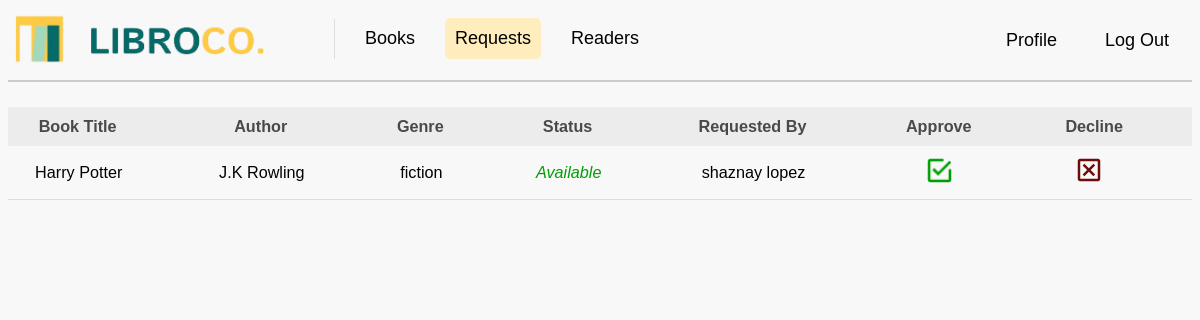
Screenshot of /requests (signed in) with the database file from the repository.
### tables this page shows
CREATE TABLE requests (
request_id INTEGER PRIMARY KEY AUTOINCREMENT,
user_id INTEGER,
book_id INTEGER,
request_date TIMESTAMP DEFAULT CURRENT_TIMESTAMP, due_date DATE DEFAULT NULL, status VARCHAR(20) DEFAULT 'Pending',
FOREIGN KEY (user_id) REFERENCES users(user_id),
FOREIGN KEY (book_id) REFERENCES books(book_id));

CREATE TABLE "books" (
	"book_id"	INTEGER,
	"book_title"	VARCHAR(50) UNIQUE,
	"author"	VARCHAR(50),
	"publication_year"	INTEGER(5),
	"genre"	VARCHAR(20),
	"description"	VARCHAR(300),
	"image"	VARCHAR(100),
	PRIMARY KEY("book_id")
);

CREATE TABLE "users" (
	"user_id"	INTEGER PRIMARY KEY AUTOINCREMENT,
	"user_name"	TEXT,
	"user_email"	TEXT,
	"user_password"	TEXT UNIQUE,
	"user_contact"	TEXT,
	"user_code"	TEXT
);

### app.py (the view)
@app.route("/requests")
def requests():
    if 'user_id' not in session or session.get('user_id') != 1:
        flash("You must be logged in as a librarian to view requests.")
        return redirect(url_for("login"))
    sql_get_requests = """
    SELECT b.book_title, b.author, b.genre, s.availability, u.user_name, r.request_id
    FROM requests r
    JOIN books b ON r.book_id = b.book_id
    JOIN users u ON r.user_id = u.user_id
    JOIN status s ON b.book_id = s.book_id
    WHERE r.status = 'Pending'  -- Only show pending requests
    """
    requests = getprocess(sql_get_requests)
    return render_template("requests.html", requests=requests)

### app.py (called while the page is built)
@app.before_request
def before_request():
    print("Session data:", session)

### dbhelper.py (called while the page is built)
def getprocess(sql: str, params: tuple = ()) -> list:
    try:
        db = connect(database, timeout=30, check_same_thread=False)  # Adding timeout and thread safety
        db.row_factory = Row  # Ensure that rows are returned as dictionaries
        cursor = db.cursor()
        cursor.execute(sql, params)
        data = cursor.fetchall()  # Fetch the data
        return data
    except Error as e:
        print(f"SQLite error: {e}")
        return []
    finally:
        db.close()  # Ensure the connection is closed

### templates/requests.html (shortened to what this page needs)
<!DOCTYPE html>
<html>
<head>
    <link rel="stylesheet" href="{{ url_for('static', filename='css/mainstyle.css') }}">
</head>
<body>
    <nav>
        <a class="navbar-brand" href="{{ url_for('books') }}">
            <img src="{{ url_for('static', filename='images/logo.png') }}" class="logo" width="250" height="50" alt="LibroCo. Logo">
        </a>
        <div class="navbar-links">
            <a href="{{ url_for('books') }}">Books</a>
            <a href="{{ url_for('requests') }}" class="active">Requests</a>
            <a href="{{ url_for('readers') }}">Readers</a>
        </div>
        <div class="navbar-right">
            <a href="{{ url_for('profile') }}">Profile</a>
            <a href="{{ url_for('logout') }}">Log Out</a>
        </div>
    </nav>
    <div class="divider"></div>
    <div class="scrollable-table">
        <table class="table">
            <tr>
                <th>Book Title</th>
                <th>Author</th>
                <th>Genre</th>
                <th>Status</th>
                <th>Requested By</th>
                <th>Approve</th>
                <th>Decline</th>
            </tr>
            {% for request in requests %}
                <tr>
                    <td>{{ request.book_title }}</td>
                    <td>{{ request.author }}</td>
                    <td>{{ request.genre }}</td>
                    <td class="status">
                        {% if request.availability == 'Available' %}
                            <span class="available">Available</span>
                        {% else %}
                            <span class="unavailable">Unavailable</span>
                        {% endif %}
                    </td>
                    <td>{{ request.user_name }}</td>
                    <td class="action-cell">
                        <form action="{{ url_for('approve_request', request_id=request.request_id) }}" method="post">
                            <button class="approve-btn">
                                <img src="{{ url_for('static', filename='images/tsek.png') }}" class="tsek" alt="Approve">
                            </button>
                        </form>
                    </td>
                    <td class="action-cell">
                        <form action="{{ url_for('decline_request') }}" method="post">
                            <button class="decline-btn">
                                <img src="{{ url_for('static', filename='images/eks.png') }}" class="eks" alt="Decline">
                            </button>
                        </form>
                    </td>
                </tr>
            {% endfor %}
        </table>
    </div>
</body>
</html>

### static/css/mainstyle.css (style rules this page uses)
.navbar-right a { transition: background-color 0.3s ease; margin-right: 8px; margin-top: 2px; }
body { background: #f8f8f8; background-repeat: no-repeat; background-attachment: fixed; background-size: 100% 100%; font-family: 'Istok Web', sans-serif; }
.logo { margin: -9px; margin-right: 0; margin-left: -9px; margin-top: -9px; }
nav { display: flex; justify-content: flex-start; align-items: center; padding: 5px; background-color: #f8f8f8; font-size: 18px; }
.navbar-brand { display: flex; align-items: center; text-decoration: none; color: black; margin-right: 40px; }
.navbar-links { display: flex; margin-top: -1px; margin-left: 0%; gap: 20px; font-size: 18px; }
.navbar-right { display: flex; margin-left: auto; gap: 20px; }
nav a { text-decoration: none; color: black; padding: 10px; font-family: Arial, Helvetica, sans-serif; transition: background-color 0.3s ease; }
.active { background-color: #ffedbd; border-radius: 5px; font-weight: normal; }
.divider { width: auto; height: 2px; background-color: #ccc; margin-top: 10px; margin-left: fixed; }
.scrollable-table { height: auto; width: auto; overflow-y: auto; scroll-snap-type: y mandatory; font-size: 18px; }
.scrollable-table>.table { width: 100%; }
.table { font-family: Arial, Helvetica, sans-serif; border-collapse: collapse; font-size: 0.9em; margin: 25px 0; min-width: 400px; text-align: center; }
.table th { background-color: #e7e7e7; opacity: 70%; color: #000; text-align: center; position: sticky; font-weight: bold; padding: 0.625rem; padding-left: -3.125rem; padding-right: 3.438rem; }
.table td { padding: 0.625rem; padding-left: -3.125rem; padding-right: 3.3rem; font-weight: normal; border-bottom: 1px solid #dddddd; text-align: center; }
.table tbody tr { background-color: transparent; }
.available { color: #009E05; font-style: italic; }
.tsek { width: 25px; height: 25px; cursor: pointer; }
.eks { width: 30px; height: 30px; cursor: pointer; margin-left: -8px; margin-top: -1.3px; margin-right: 4px; }
button.approve-btn, button.decline-btn { background: none; border: none; padding: 0; cursor: pointer; }

### rows the page displays
requests: book_title "Harry Potter", author "J.K Rowling", genre "fiction", user_name "shaznay lopez"
